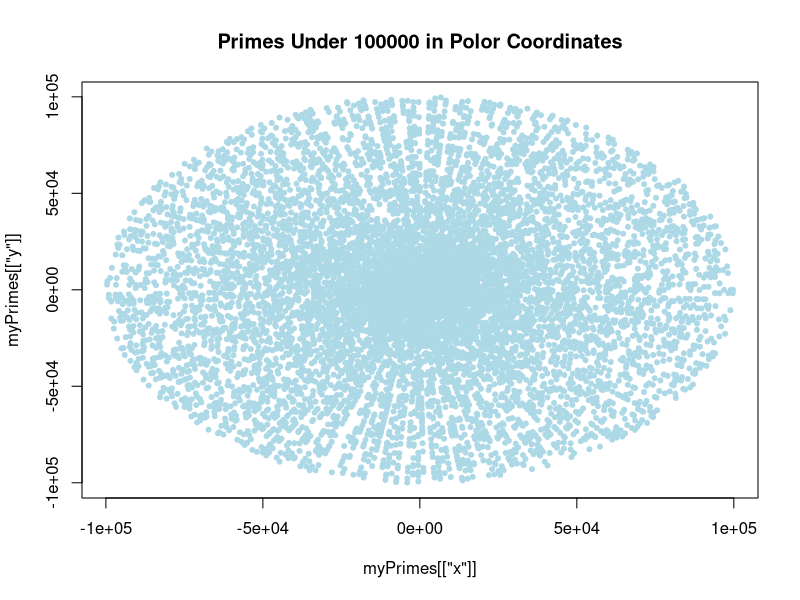

Reproduce this figure in R.
# this is not the fastest way to make primes in R but it
# is fast enough on my macbook for making these graphics
make_primes <- function(x) {
  prime_test <- function(n) {
    out <- TRUE
    if(n <= 1){return(FALSE)}
    if(n == 2){return(TRUE)}
    for(i in 2:floor(sqrt(n))) {
      if(n%%i == 0) {
        out <- FALSE
        break
      }
    }
    out
  }
  which(sapply(x,prime_test))
}

polar_primes <- function(primes) {
  # converting to polar coords
  theta <- primes%%(2*pi)
  x <- primes*cos(theta)
  y <- primes*sin(theta)
  return(list(x=x, y=y))
}

# A PNG can be created by running the functions and plotting 
# note that you may want to reuse myPrimes for plotting due to computation time
myPrimes <- polar_primes(make_primes(1:100000))
# Exporting to png
png(filename = "primeTest3", width = 2048, height = 2048, units = "px", bg="black") #file specifications
plot(myPrimes[['x']], myPrimes[['y']], pch=20, col="lightblue", main="Primes Under 100000 in Polor Coordinates") #plotting the points
dev.off() # closes connection and saves


















